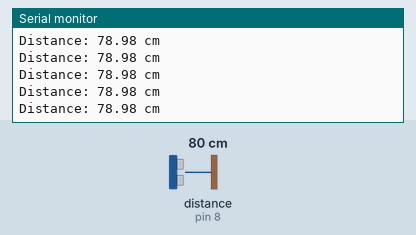
Recording of a sketch running on a simulated Arduino Uno, built with avr-gcc and run on an emulated ATmega328P. Shown: the last lines printed to the serial monitor. Wiring (inferred from the names in the program): ultrasonic range finder: trigger pin 7; echo pin 8. Inputs (shaded band) come from the test bench; at power-on: distance to the obstacle (sensor on pin 8) 80 cm. The echo pulse lasts 58.3 µs per cm.

Above: at 1.2 s.
1.3 s: distance to the obstacle (sensor on pin 8) set to 120 cm
At 1.49 s:
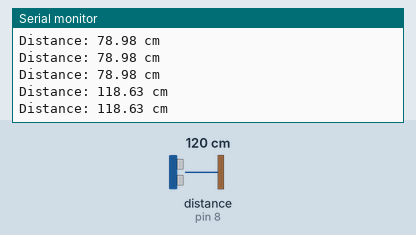
4.3 s: distance to the obstacle (sensor on pin 8) set to 35 cm
At 4.3 s:
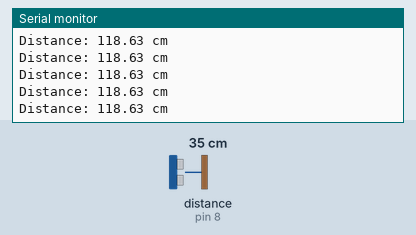
7.3 s: distance to the obstacle (sensor on pin 8) set to 250 cm
At 7.4 s:
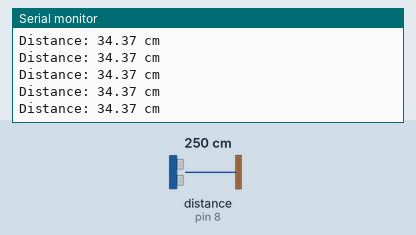
10.3 s: distance to the obstacle (sensor on pin 8) set to 35 cm
At 10.4 s:
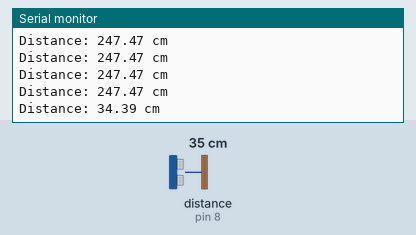
Timing chart, 0 to 13.3 s (numbered marks = the images above; inputs shaded):
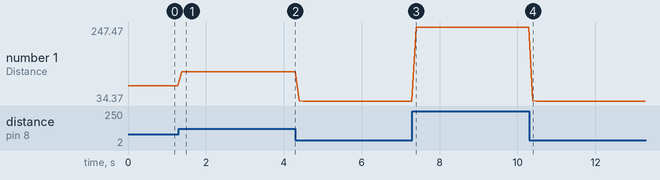

Measured:
- after the input at 1.3 s, the serial monitor: prints a new line after 0.08 s (image 1)
- after the input at 10.3 s, the serial monitor: prints a new line after 0.10 s (image 4)
- plotted number 1: 78.98 → 118.63 after the input at 1.3 s, 118.63 → 34.37 after the input at 4.3 s, 34.37 → 247.47 after the input at 7.3 s, 247.47 → 34.37 after the input at 10.3 s

The sketch:

UltraSensor_01.ino
```cpp
// 핀 정의
const int trigPin = 7;    // Trig 핀
const int echoPin = 8;   // Echo 핀

// 변수 선언
long duration;            // 펄스 지속 시간
float distance;           // 계산된 거리

void setup() {
  // 핀 모드 설정
  pinMode(trigPin, OUTPUT);
  pinMode(echoPin, INPUT);

  // 시리얼 통신 시작 (9600 baud)
  Serial.begin(9600);
}

void loop() {
  // Trig 핀 초기화
  digitalWrite(trigPin, LOW);
  delayMicroseconds(2);

  // 10us 동안 Trig 핀 HIGH
  digitalWrite(trigPin, HIGH);
  delayMicroseconds(10);
  digitalWrite(trigPin, LOW);

  // Echo 핀에서 펄스 지속 시간 측정
  duration = pulseIn(echoPin, HIGH);

  // 거리 계산 (cm 단위)
  // 음속: 343m/s = 34,300cm/s
  // 거리 = (시간 × 속도) ÷ 2
  distance = duration * 0.034 / 2;

  // 결과 출력
  Serial.print("Distance: ");
  Serial.print(distance);
  Serial.println(" cm");

  // 100ms 대기
  delay(100);
}
```
